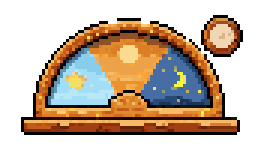
#> input picture art/source/reloj/cupula-peque.png, 88 x 56 px, found by its file name (shown 3 times larger)
$ python make_clock.py
#> lines starting #> are read from the running program, lines starting #| are printed output that depends on the picture
"""Crea las tres imágenes del reloj (mañana, tarde y noche) a partir de la cúpula de PixelLab.

- Recoloca el medallón del número pegado al lado derecho de la cúpula.
- Dibuja la aguja en pixel art: a la izquierda (mañana), arriba (tarde) o a la derecha (noche).

Uso: python3 tools/make_clock.py  (crea public/assets/ui/reloj-*.png)
"""
import math
from collections import deque
from PIL import Image

ORIGEN = 'art/source/reloj/cupula-peque.png'  # cúpula reducida con PixelLab (resize)
ORIGEN_MEDALLON = 'art/source/reloj/cupula.png'  # el medallón se toma de la original, más grande, para un número legible
# (la cúpula se recorta sola a su contenido, una vez quitado el medallón)
MEDALLON = (97, 7, 118, 27)  # caja del medallón suelto en la imagen original
MEDALLON_PEQUE = (67, 5, 81, 19)  # caja del medallón pequeño, que se quita de la cúpula reducida
EJE_ORIGINAL = (39, 33)  # centro de la aguja en la cúpula reducida
LARGO = 19
ANGULOS = {'manana': 150, 'tarde': 90, 'noche': 30}  # grados, 0 = derecha, 90 = arriba

CONTORNO = (20, 12, 10, 255)
MADERA = (92, 52, 30, 255)
MADERA_CLARA = (150, 96, 54, 255)
LATON = (226, 182, 96, 255)


def punto(px, w, h, x, y, color):
    if 0 <= x < w and 0 <= y < h:
        px[x, y] = color


def aguja(im, angulo):
    px = im.load()
    w, h = im.size
    ex, ey = EJE
    rad = math.radians(angulo)
    pasos = [(ex + math.cos(rad) * t, ey - math.sin(rad) * t) for t in [i * 0.5 for i in range(LARGO * 2 + 1)]]
    # Aguja fina: un píxel de madera con su contorno negro alrededor
    for x, y in pasos:
        for dx in (-1, 0, 1):
            for dy in (-1, 0, 1):
                punto(px, w, h, round(x) + dx, round(y) + dy, CONTORNO)
    for i, (x, y) in enumerate(pasos):
        punto(px, w, h, round(x), round(y), MADERA_CLARA if i % 6 < 2 else MADERA)
    # Eje de latón
    for dx in range(-2, 3):
        for dy in range(-2, 3):
            d = math.hypot(dx, dy)
            if d <= 2.4:
                punto(px, w, h, ex + dx, ey + dy, CONTORNO if d > 1.4 else LATON)


def separar_medallon(base, caja):
    """Devuelve el medallón recortado y la imagen sin él (son piezas que no se tocan)."""
    px = base.load()
    w, h = base.size
    inicio = ((caja[0] + caja[2]) // 2, (caja[1] + caja[3]) // 2)
    pieza, cola = {inicio}, deque([inicio])
    while cola:
        x, y = cola.popleft()
        for q in ((x + 1, y), (x - 1, y), (x, y + 1), (x, y - 1)):
            if q not in pieza and 0 <= q[0] < w and 0 <= q[1] < h and px[q][3]:
                pieza.add(q)
                cola.append(q)
    medallon = Image.new('RGBA', base.size)
    mp = medallon.load()
    for q in pieza:
        mp[q] = px[q]
        px[q] = (0, 0, 0, 0)
    return medallon.crop(caja), base


def main():
    base = Image.open(ORIGEN).convert('RGBA')
#> base is the input picture: PIL image 88x56 RGBA; mean R, G, B, A 68.2, 51.8, 35.7, 117.3
    _, base = separar_medallon(base, MEDALLON_PEQUE)
#> in separar_medallon, `medallon = Image.new('RGBA', base.size)`: medallon: PIL image 88x56 RGBA; every value is 0
    medallon, _ = separar_medallon(Image.open(ORIGEN_MEDALLON).convert('RGBA'), MEDALLON)
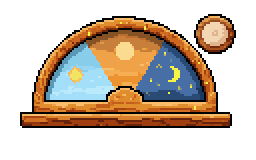
#> input picture art/source/reloj/cupula.png, 128 x 80 px, found by its file name (shown 2 times larger)
#> in separar_medallon (call 2), `medallon = Image.new('RGBA', base.size)`: medallon: PIL image 128x80 RGBA; every value is 0
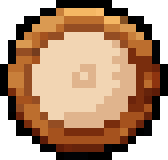
#> medallon: PIL image 21x20 RGBA (shown 8 times larger); mean R, G, B, A 125.3, 90.2, 62.6, 200.4; transparent parts drawn white
    caja = base.getbbox()
#> caja = (7, 6, 80, 45)
    cupula = base.crop(caja)
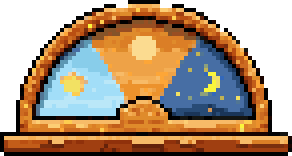
#> cupula: PIL image 73x39 RGBA (shown 4 times larger); mean R, G, B, A 110, 84.1, 58, 189.3; transparent parts drawn white
    global EJE
    EJE = (EJE_ORIGINAL[0] - caja[0], EJE_ORIGINAL[1] - caja[1])
#> EJE = (32, 27)
    # Lienzo: cúpula a la izquierda y el medallón pegado a su lado derecho, a media altura
    lienzo_w = cupula.width + medallon.width - 9
#> lienzo_w = 85
    lienzo = Image.new('RGBA', (lienzo_w, cupula.height))
#> lienzo: PIL image 85x39 RGBA; every value is 0
    lienzo.alpha_composite(cupula, (0, 0))
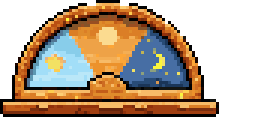
#> lienzo: PIL image 85x39 RGBA (shown 3 times larger); mean R, G, B, A 94.5, 72.2, 49.8, 162.6; transparent parts drawn white
    mx, my = cupula.width - 9, cupula.height - medallon.height - 6
#> mx = 64; my = 13
    for nombre, angulo in ANGULOS.items():
        im = lienzo.copy()
        aguja(im, angulo)
        im.alpha_composite(medallon, (mx, my))
        im.save(f'public/assets/ui/reloj-{nombre}.png')
#> this loop made 3 passes
#> pass 1, in main, `im.save(f'public/assets/ui/reloj-{nombre}.png')`:
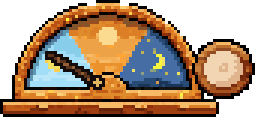
#> saved as reloj-manana.png: PIL image 85x39 RGBA (shown 3 times larger); mean R, G, B, A 105.7, 78.8, 53.5, 186; transparent parts drawn white
#> pass 2, in main, `im.save(f'public/assets/ui/reloj-{nombre}.png')`:
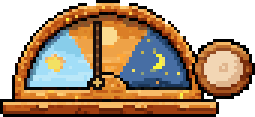
#> saved as reloj-tarde.png: PIL image 85x39 RGBA (shown 3 times larger); mean R, G, B, A 105.5, 80.6, 56.7, 186; transparent parts drawn white
#> after the loop:
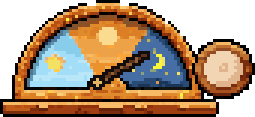
#> im: PIL image 85x39 RGBA (shown 3 times larger); mean R, G, B, A 106.8, 80.7, 55.5, 186; transparent parts drawn white
    cx, cy = mx + medallon.width / 2, my + medallon.height / 2
#> cx = 74.5; cy = 23
    print('tamaño', lienzo.size, 'centro del medallón', (cx, cy), '->', (round(cx / lienzo_w * 100, 2), round(cy / cupula.height * 100, 2)), '%')
#| tamaño (85, 39) centro del medallón (74.5, 23.0) -> (87.65, 58.97) %


if __name__ == '__main__':
    main()
